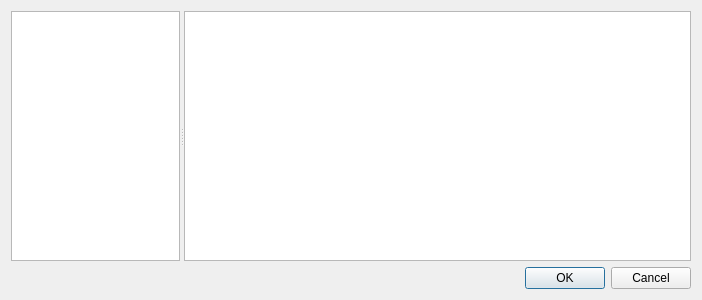
<?xml version="1.0" encoding="UTF-8"?>
<ui version="4.0">
 <class>QDetail</class>
 <widget class="QDialog" name="QDetail">
  <property name="geometry">
   <rect>
    <x>0</x>
    <y>0</y>
    <width>702</width>
    <height>300</height>
   </rect>
  </property>
  <property name="windowTitle">
   <string>Dialog</string>
  </property>
  <layout class="QGridLayout" name="gridLayout">
   <item row="0" column="0" colspan="2">
    <widget class="QSplitter" name="splitter">
     <property name="orientation">
      <enum>Qt::Horizontal</enum>
     </property>
     <widget class="QTreeWidget" name="treeWidget">
      <property name="sizePolicy">
       <sizepolicy hsizetype="Expanding" vsizetype="Expanding">
        <horstretch>1</horstretch>
        <verstretch>0</verstretch>
       </sizepolicy>
      </property>
      <attribute name="headerVisible">
       <bool>false</bool>
      </attribute>
      <column>
       <property name="text">
        <string notr="true">1</string>
       </property>
      </column>
     </widget>
     <widget class="QTextEdit" name="textEdit">
      <property name="sizePolicy">
       <sizepolicy hsizetype="Expanding" vsizetype="Expanding">
        <horstretch>3</horstretch>
        <verstretch>0</verstretch>
       </sizepolicy>
      </property>
      <property name="lineWrapMode">
       <enum>QTextEdit::NoWrap</enum>
      </property>
      <property name="readOnly">
       <bool>true</bool>
      </property>
     </widget>
    </widget>
   </item>
   <item row="1" column="0">
    <widget class="QLabel" name="label">
     <property name="sizePolicy">
      <sizepolicy hsizetype="Preferred" vsizetype="Preferred">
       <horstretch>1</horstretch>
       <verstretch>0</verstretch>
      </sizepolicy>
     </property>
    </widget>
   </item>
   <item row="1" column="1">
    <widget class="QDialogButtonBox" name="buttonBox">
     <property name="orientation">
      <enum>Qt::Horizontal</enum>
     </property>
     <property name="standardButtons">
      <set>QDialogButtonBox::Cancel|QDialogButtonBox::Ok</set>
     </property>
    </widget>
   </item>
  </layout>
 </widget>
 <resources/>
 <connections>
  <connection>
   <sender>buttonBox</sender>
   <signal>accepted()</signal>
   <receiver>QDetail</receiver>
   <slot>accept()</slot>
   <hints>
    <hint type="sourcelabel">
     <x>248</x>
     <y>254</y>
    </hint>
    <hint type="destinationlabel">
     <x>157</x>
     <y>274</y>
    </hint>
   </hints>
  </connection>
  <connection>
   <sender>buttonBox</sender>
   <signal>rejected()</signal>
   <receiver>QDetail</receiver>
   <slot>reject()</slot>
   <hints>
    <hint type="sourcelabel">
     <x>316</x>
     <y>260</y>
    </hint>
    <hint type="destinationlabel">
     <x>286</x>
     <y>274</y>
    </hint>
   </hints>
  </connection>
 </connections>
</ui>
